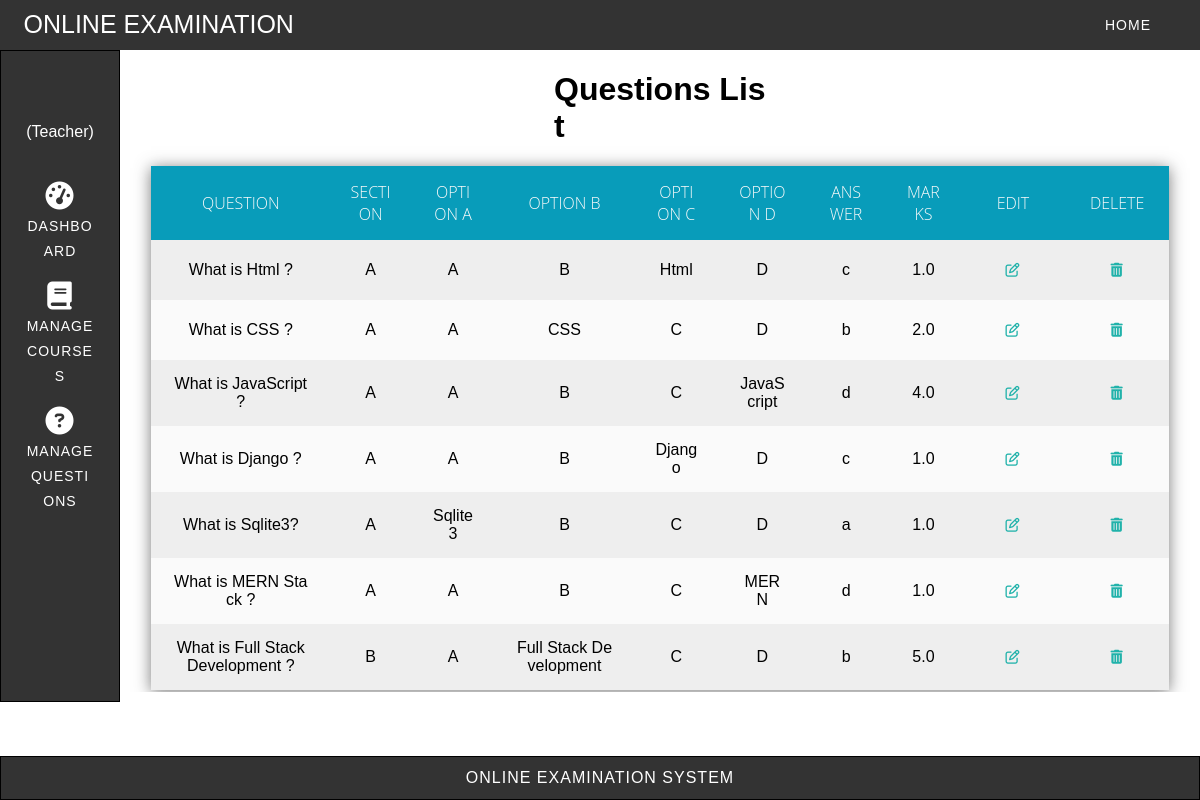
Page /exam/view_questions/ on the committed database.
### exam/models.py (models this page shows)
class Question(models.Model):
    qnos = models.IntegerField(primary_key=True, auto_created=True)
    ques = models.CharField(max_length=140, default='oes')
    optA = models.CharField(max_length=40, default='oes')
    optB = models.CharField(max_length=40, default='oes')
    optC = models.CharField(max_length=40, default='oes')
    optD = models.CharField(max_length=40, default='oes')
    answer = models.CharField(max_length=1, default='oes')
    marks = models.FloatField(default=1)
    section= models.CharField(max_length=20,default='A')
    negative_marks = models.FloatField()
    course = models.ForeignKey(Course, on_delete=models.CASCADE, default=None)

### exam/views.py (the view)
# urls.py: path('view_questions/',view_questions),
def view_questions(request):
    questions = Question.objects.all()
    res = render(request, 'exam/view_questions.html/',
                 {'questions': questions})
    return res

### templates/exam/view_questions.html (shortened to what this page needs)
<!DOCTYPE html>
<html lang="en">
<head>
    <link rel="stylesheet" href="/static/css/view_questions.css">
</head>
<body>
    <div id="main">
        <div id="navbar">
            <nav>
                <div class="logo">Online Examination</div>
                <ul class="menu-area">
                    <li><a href="http://localhost:8000/">Home</a></li>
                </ul>
            </nav>
        </div>
        <div id="center">
            <div id="left">
                <aside>
                    <br>
                    <div id="user-information">
                        <div>(Teacher)</div>
                    </div>
                    <br>
                    <ul id="left-menu">
                        <li><a href="http://localhost:8000/exam/teacher_after_login/"><i
                                    class="fa-solid fa-gauge-high fa-2x"></i> <br> Dashboard</a></li>
                        <br>
                        <li><a href="http://localhost:8000/exam/teacher_add_courses/"> <i
                                    class="fa-solid fa-book fa-2x"></i><br> Manage <br> Courses</a></li>
                        <br>
                        <li><a href="http://localhost:8000/exam/teacher_add_questions/"><i
                                    class="fa-solid fa-circle-question fa-2x"></i> <br> Manage <br> Questions</a></li>
                    </ul>
                </aside>
            </div>
            <div id="right">
                <div id="content">
                    <h1>Questions List</h1>
                    <table>
                        <tr>
                            <th>Question</th>
                            <th>Section</th>
                            <th>option a</th>
                            <th>option b</th>
                            <th>option c</th>
                            <th>option d</th>
                            <th>Answer</th>
                            <th>Marks</th>
                            <th>Edit</th>
                            <th>Delete</th>
                        </tr>
                        {% for question in questions %}
                        <tr>
                            <td>{{question.ques}}</td>
                            <td>{{question.section}}</td>
                            <td>{{question.optA}}</td>
                            <td>{{question.optB}}</td>
                            <td>{{question.optC}}</td>
                            <td>{{question.optD}}</td>
                            <td>{{question.answer}}</td>
                            <td>{{question.marks}}</td>
                            <td><a href="http://localhost:8000/exam/edit_question?qno={{question.qnos}}"><i
                                        class="fa-regular fa-pen-to-square"></i></a>
                            </td>
                            <td><a href="http://localhost:8000/exam/delete_question?qno={{question.qnos}}"><i
                                        class="fa-solid fa-trash-can"></i></a>
                            </td>
                        </tr>
                        {% endfor %}
                    </table>
                </div>
            </div>
        </div>
        <div id="footer">
            <div id="footer-text">
                Online Examination System
            </div>
        </div>
    </div>
</body>
</html>

### static/css/view_questions.css (style rules this page uses)
* { margin: 0; padding: 0; outline: 0; box-sizing: border-box; }
body { font-family: sans-serif; }
#main { position: relative; display: flex; flex-direction: column; height: 100%; }
#navbar { position: sticky; top: 0%; width: 100%; z-index: 10; }
nav { margin: 0 auto; padding: 10px 0; background: #333; text-align: right; padding-right: 2%; }
.logo { width: 35%; float: left; text-transform: uppercase; color: #fff; font-size: 25px; text-align: left; padding-left: 2%; }
.menu-area li { display: inline-block; }
li a { text-decoration: none; }
li { list-style-type: none; }
a { color: #fff; font-weight: 300; letter-spacing: 1px; text-transform: uppercase; display: block; padding: 0 25px; font-size: 14px; line-height: 30px; z-index: 1; }
#center { display: flex; flex-direction: row; height: 652px; margin-bottom: 3.3%; width: 100%; }
#left { width: 10%; word-break: break-all; overflow: hidden; }
#left li a { line-height: 25px; }
aside { border: 1px solid black; height: 100%; color: white; margin: 0 auto; padding: 30px 0; background: #333; z-index: -1; text-align: center; }
#user-information { line-height: 25px; margin: 20px; }
#right { padding: 10px; display: flex; flex-direction: row; width: 90%; }
#content { word-break: break-all; width: 100%; position: relative; overflow: hidden; }
#content a { color: lightseagreen; text-decoration: none; }
h1 { margin: 1% 40%; }
table { width: 96%; border-collapse: collapse; border-spacing: 0; box-shadow: 0 2px 15px rgba(64, 64, 64, .7); overflow: hidden; margin-left: 2%; margin-right: 2%; margin-top: 2%; }
td, th { padding: 15px 20px; text-align: center; }
th { background-color: rgb(8, 156, 186); color: #fafafa; font-family: 'Open Sans', Sans-serif; font-weight: 200; text-transform: uppercase; }
tr { width: 100%; background-color: #fafafa; font-family: 'Montserrat', sans-serif; }
tr:nth-child(even) { background-color: #eeeeee; }
#footer { position: fixed; bottom: 0px; width: 100%; z-index: 10; }
#footer-text { border: 1px solid black; color: white; margin: 0 auto; padding: 1% 0; background: #333; text-align: center; letter-spacing: 1px; text-transform: uppercase; }

### rows in the picture
Question: ques "What is Html ?", section "A", optA "A", optB "B", optC "Html", optD "D", answer "c", marks "1.0"
Question: ques "What is CSS ?", section "A", optA "A", optB "CSS", optC "C", optD "D", answer "b", marks "2.0"
Question: ques "What is JavaScript ?", section "A", optA "A", optB "B", optC "C", optD "JavaScript", answer "d", marks "4.0"
Question: ques "What is Django ?", section "A", optA "A", optB "B", optC "Django", optD "D", answer "c", marks "1.0"
Question: ques "What is Sqlite3?", section "A", optA "Sqlite3", optB "B", optC "C", optD "D", answer "a", marks "1.0"
Question: ques "What is MERN Stack ?", section "A", optA "A", optB "B", optC "C", optD "MERN", answer "d", marks "1.0"
Question: ques "What is Full Stack Development ?", section "B", optA "A", optB "Full Stack Development", optC "C", optD "D", answer "b", marks "5.0"
